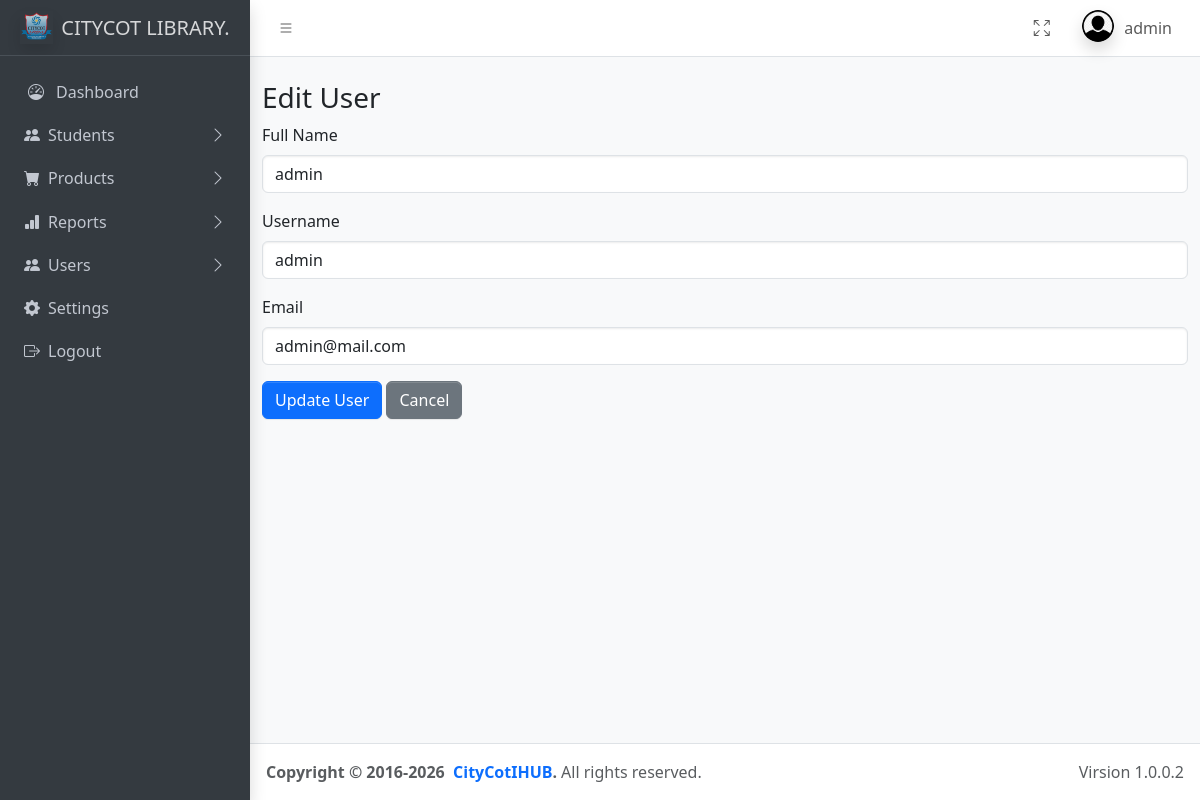
/admin/edit_user.php?user_id=1 (signed in), run on the app's committed database.
### tables this page shows
CREATE TABLE `users` (
  `user_id` int(11) NOT NULL,
  `full_name` varchar(150) NOT NULL,
  `username` varchar(100) NOT NULL,
  `email` varchar(150) NOT NULL,
  `password` varchar(255) NOT NULL,
  `photo` varchar(255) NOT NULL,
  `role` enum('admin','staff','special member') NOT NULL,
  `created_at` timestamp NOT NULL DEFAULT current_timestamp()
);

### admin/edit_user.php (the view, shortened to what this page needs)
<?php
include("../includes/connection.php");
include("../includes/header.php");
if(isset($_GET['user_id']) && !empty($_GET['user_id'])) {
  $stmt = $conn->prepare("SELECT * FROM users WHERE user_id = ?");
  $stmt->bind_param("i", $_GET['user_id']);
  $stmt->execute();
  $result = $stmt->get_result();
  if($result->num_rows > 0){
    $user = $result->fetch_assoc();
  } else {
    die("User not found");
  }
} else {
  die("Invalid User ID");
}
?>
<!DOCTYPE html>
<html lang="en">
    <head>
    </head>
    <body>
<main class="app-main">
  <div class="container mt-4">
    <h3>Edit User</h3>
    <form action="" method="POST" autocomplete="off">
      <div class="mb-3">
        <label for="fullname" class="form-label">Full Name</label>
        <input type="text" name="full_name" class="form-control" id="fullname" required value=<?php echo $user['full_name'] ?>>
      </div>
      <div class="mb-3">
        <label for="username" class="form-label">Username</label>
        <input type="text" name="username" class="form-control" id="username" required value=<?php echo $user['username'] ?>>
      </div>
      <div class="mb-3">
        <label for="email" class="form-label">Email</label>
        <input type="email" name="email" class="form-control" id="email" required value=<?php echo $user['email'] ?>>
      </div>
      <button type="submit" name="update" class="btn btn-primary">Update User</button>
      <a href="../admin/manage_user.php" class="btn btn-secondary">Cancel</a>
    </form>
  </div>
</main>
    </body>
</html>
<?php include '../includes/footer.php'; ?>

### data on the page
users: full_name "admin", username "admin", email "admin@mail.com"

### other printed values
$_SESSION['username'] "admin"
